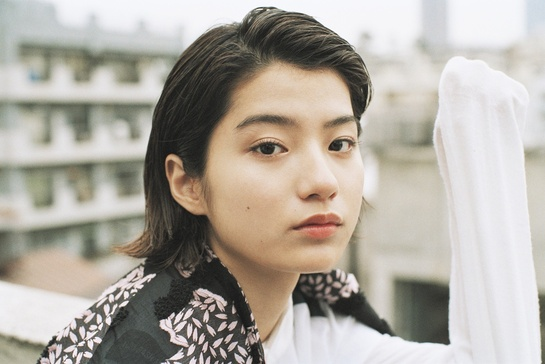
#> input picture train/0/makita_24.jpg, 545 x 364 px, shrunk from 1200 x 801 before the run, found by its file name
$ jupyter execute --allow-errors fesrekog.ipynb   (shell and % lines are left out)
#> lines starting #> are read from the running program, lines starting #| are printed output that depends on the picture
Name: Allan Bil Faqih

NPM: 5210411383

# Import libraries

[cell 1]
import cv2
import os
import numpy as np
import matplotlib.pyplot as plt
from google.colab.patches import cv2_imshow
from tqdm import tqdm

# Face Detection

[cell 2]
training_data_folder_path = '/content/facerecog_lbp/train'
test_data_folder_path = '/content/facerecog_lbp/test'

[cell 3]
read_image = cv2.imread('/content/facerecog_lbp/train/0/makita_24.jpg')
#> read_image is the input picture: shape (364, 545, 3); mean B, G, R 161.1, 170, 176.1
image=cv2.cvtColor(read_image,cv2.COLOR_BGR2RGB)
plt.title('Gambar dari folder 0')
plt.imshow(image)

[cell 4]
# Load LBP XML File
lbpcascade_frontalface = '/content/facerecog_lbp/lbp/lbpcascade_frontalface_improved.xml'

[cell 5]
def detect_faces(input_img):
    # Convert image to grayscale
    img = cv2.cvtColor(input_img, cv2.COLOR_BGR2GRAY)
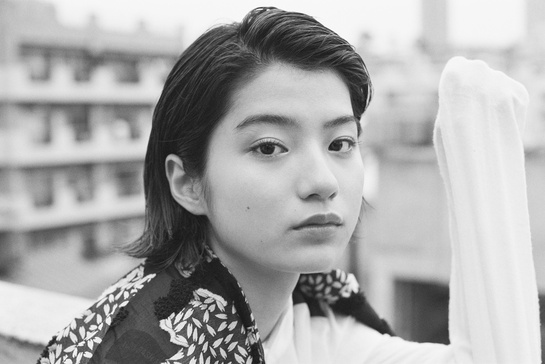
#> img: shape (364, 545); min 17, max 255, mean 170.8

    # Load face cascade classifier
    face_cascade = cv2.CascadeClassifier(lbpcascade_frontalface)

    # Detect faces using multi-scale
    faces = face_cascade.detectMultiScale(img, scaleFactor=1.2, minNeighbors=5);
#> faces = [[246, 113, 127, 127]]

    # If no faces detected, return None
    if (len(faces) == 0):
        return None, None

    # Extract the face region
    (x, y, w, h) = faces[0]
#> x = 246; y = 113; w = 127; h = 127
    # Return only the face region of the image
    return img[y:y+w, x:x+h], faces[0]

# Training Data Preparation

[cell 6]
def prepare_training_data(training_data_folder_path):
    # Lists to hold detected faces and their corresponding labels
    detected_faces = []
    labels = []

    # Get the list of subdirectories (each subdirectory represents a class)
    class_directories = [os.path.join(training_data_folder_path, dir_name) for dir_name in os.listdir(training_data_folder_path) if os.path.isdir(os.path.join(training_data_folder_path, dir_name))]

    # Initialize tqdm progress bar
    pbar = tqdm(total=len(class_directories), desc='Processing Images', unit='dir')

    # Traverse each class directory
    for class_dir in class_directories:
        # Extract label from directory name
        label = int(os.path.basename(class_dir))

        # Get the list of image files in the class directory
        image_files = [file for file in os.listdir(class_dir) if os.path.isfile(os.path.join(class_dir, file)) and (file.endswith('.jpg') or file.endswith('.jpeg') or file.endswith('.png'))]

        # Initialize tqdm progress bar for images in the current class directory
        pbar_images = tqdm(total=len(image_files), desc=f'Class {label}', unit='img', leave=False)

        # Traverse each image file in the class directory
        for image_file in image_files:
            # Read the image
            img = cv2.imread(os.path.join(class_dir, image_file))

            # Detect faces in the image
            face, _ = detect_faces(img)
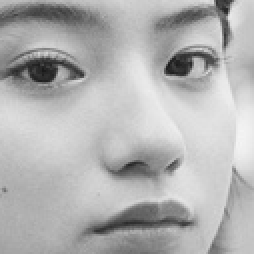
#> face: shape (127, 127) (shown 2 times larger); min 25, max 244, mean 177.6

            # If face is detected, add it to the list along with its label
            if face is not None:
                detected_faces.append(face)
                labels.append(label)

            # Update tqdm progress bar
            pbar_images.update(1)

        # Close tqdm progress bar for images in the current class directory
        pbar_images.close()

        # Update tqdm progress bar
        pbar.update(1)

    # Close tqdm progress bar
    pbar.close()

    return detected_faces, labels

[cell 7]
detected_faces, label_faces = prepare_training_data(training_data_folder_path)
#> detected_faces = 1 item; label_faces = [0]

[cell 8]
print("Total faces: ", len(detected_faces))
#| Total faces:  1
print("Total lable: ", len(label_faces))
#| Total lable:  1
